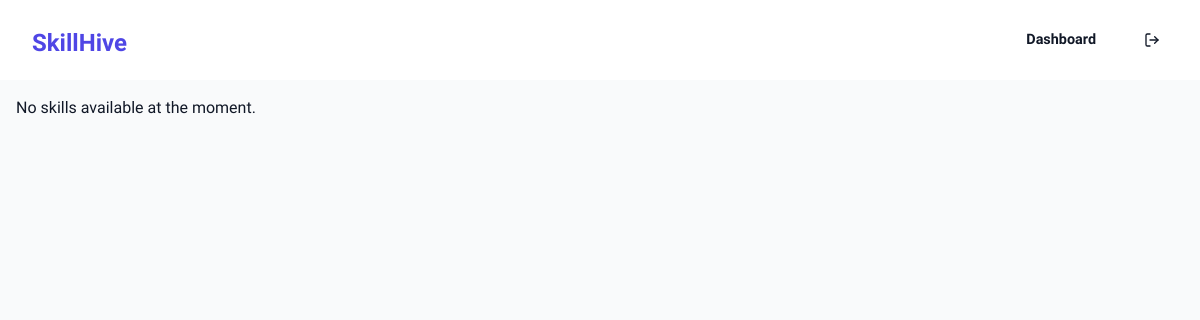
The app's page /skills/ (signed in), older data.
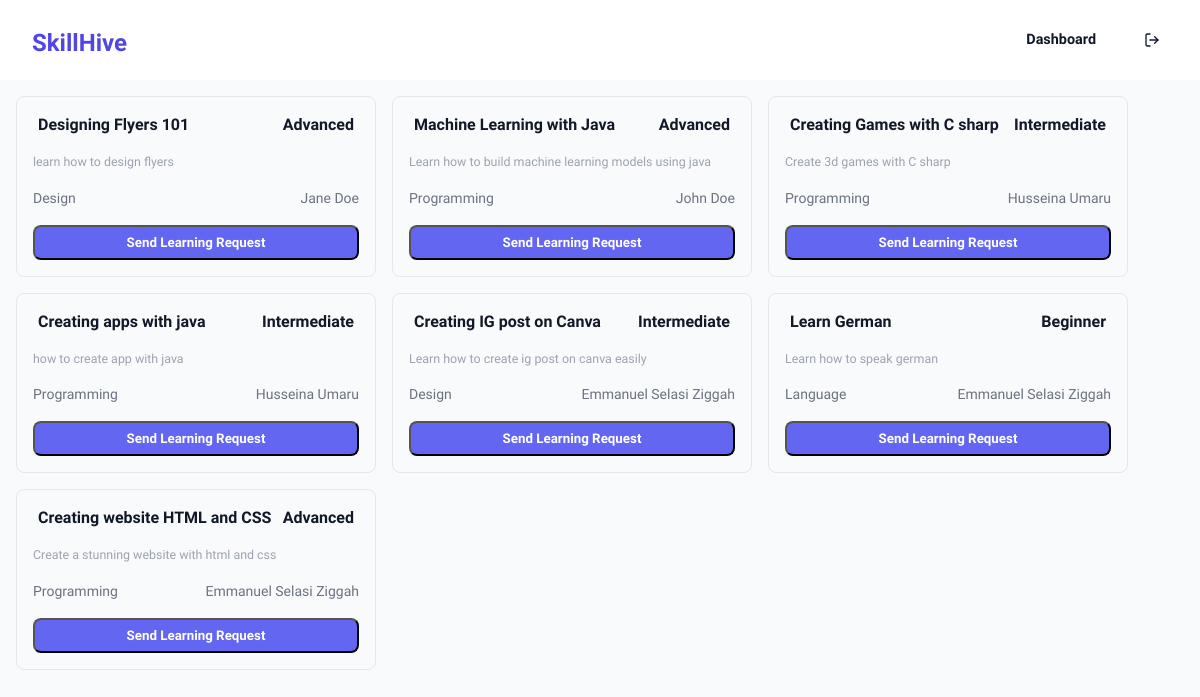
The same page, newer data.
### app/models.py (models this page shows, shortened)
class Skill(models.Model):
  user = models.ForeignKey(CustomUserModel, on_delete=models.CASCADE, related_name='skills')
  title = models.CharField(max_length=100)
  description = models.TextField(blank=True, null=True)
  category = models.CharField(max_length=50)
  level = models.CharField(max_length=30)
  type = models.CharField(max_length=30)
  created_at = models.DateTimeField(auto_now_add=True)
  updated_at = models.DateTimeField(auto_now=True)

class CustomUserModel(AbstractBaseUser, PermissionsMixin):
  full_name = models.CharField(max_length=225)
  email = models.EmailField(unique=True, verbose_name=_('Email Address'))
  bio = models.TextField(max_length=700, blank=True, null=True, verbose_name=_('Biography'))
  is_staff = models.BooleanField(default=False)
  is_active = models.BooleanField(default=True)
  is_superuser = models.BooleanField(default=False)
  is_verified = models.BooleanField(default=False)
  date_joined = models.DateTimeField(auto_now_add=True)
  last_login = models.DateTimeField(auto_now=True)
  objects = CustomUserManager()
  USERNAME_FIELD = 'email'
  REQUIRED_FIELDS = ['full_name', 'bio']

### app/views.py (the view)
# urls.py: path('skills/', views.SkillsView, name='skills'),
def SkillsView(request):
  if not request.user.is_authenticated:
    return redirect('login')
  skills = Skill.objects.all().order_by('-created_at')
  content = {
    'user': request.user,
    'skills': skills,
  }
  return render(request, 'skills.html', content)

### templates/skills.html (shortened to what this page needs)
{% load static %}
<!DOCTYPE html>
<html lang="en">
  <head>
    <link rel="stylesheet" href="{% static 'styles/dashboard.css' %}" />
    <link rel="stylesheet" href="{% static 'styles/skills.css' %}" />
  </head>
  <body>
    <header>
      <h1><a href="{% url 'dashboard' %}">SkillHive</a></h1>
      <nav>
        <ul>
          <li>
            <a href="{% url 'dashboard' %}" class="btn-dash">Dashboard</a>
          </li>
          <li>
            <a href="{% url 'logout' %}" class="btn-logout">
            </a>
          </li>
        </ul>
      </nav>
    </header>
    <main class="main-cc">
      <div class="skills-ls">
        {% for skill in skills %}
        <div class="skill-cc">
          <div class="skill-hd">
            <p>{{ skill.title }}</p>
            <p>{{ skill.level }}</p>
          </div>
          <div class="skill-dn">
            <p>{{ skill.description }}</p>
          </div>
          <div class="skill-ds">
            <p>{{ skill.category }}</p>
            <p>{{ skill.user.full_name }}</p>
          </div>
          <div class="skill-btn">
            <button class="accept">
            <a href="{% url 'send_request' skill.id %}">Send Learning Request</a>
            </button>
          </div>
        </div>
        {% empty %}
        <p>No skills available at the moment.</p>
        {% endfor %}
      </div>
    </main>
  </body>
</html>

### static/styles/dashboard.css (style rules this page uses)
:root { --primary: #4f46e5; --primary-hover: #4338ca; --primary-light: #e0e7ff; --secondary: #f9fafb; --secondary-hover: #f3f4f6; --accent: #6366f1; --accent-hover: #4f46e5; --success: #10b981; --warning: #f59e0b; --error: #ef4444; --background: #ffffff; --foreground: #111827; --muted: #6b7280; --muted-foreground: #9ca3af; --border: #e5e7eb; --input: #d1d5db; --ring: #4f46e5; --radius: 0.5rem; }
* { margin: 0; padding: 0; box-sizing: border-box; font-family: "Raleway", sans-serif; scroll-behavior: smooth; }
body { background-color: var(--secondary); color: var(--foreground); font-size: 16px; line-height: 1.5; }
a { color: var(--foreground); text-decoration: none; }
header { padding-inline: 2rem; padding-block: 1rem; text-align: center; display: flex; justify-content: space-between; align-items: center; background-color: var(--background); }
nav > ul { display: flex; justify-content: space-between; align-items: center; gap: 2rem; font-weight: 700; list-style: none; font-size: 0.9rem; width: max-content; }
li { padding: 0.5rem; border-radius: var(--radius); }
.btn-logout { display: flex; align-items: center; justify-content: center; }
svg { width: 1rem; height: 1rem; }
h1>a { color: var(--primary); font-size: 1.5rem; font-weight: 700; }

### static/styles/skills.css (style rules this page uses)
:root { --primary: #4f46e5; --primary-hover: #4338ca; --primary-light: #e0e7ff; --secondary: #f9fafb; --secondary-hover: #f3f4f6; --accent: #6366f1; --accent-hover: #4f46e5; --success: #10b981; --warning: #f59e0b; --error: #ef4444; --background: #ffffff; --foreground: #111827; --muted: #6b7280; --muted-foreground: #9ca3af; --border: #e5e7eb; --input: #d1d5db; --ring: #4f46e5; --radius: 0.5rem; }
.main-cc { padding: 1rem; }
.skills-ls { display: flex; flex-wrap: wrap; gap: 1rem; }
.skill-cc { flex-wrap: 0 1 40dvw; display: flex; flex-direction: column; justify-content: center; padding: 1rem; width: 30dvw; border-radius: var(--radius); background-color: var(--secondary); border: 1px solid var(--border); }
.skill-hd { font-size: 1rem; font-weight: bold; display: flex; justify-content: space-between; align-items: center; padding-inline: 5px; }
.skill-dn { margin: 1rem 0; font-size: 0.777rem; color: var(--muted-foreground); }
.skill-ds { font-size: 0.875rem; color: var(--muted); display: flex; justify-content: space-between; align-items: center; }
.accept { background-color: var(--accent); width: 100%; padding: 0.5rem; border-radius: var(--radius); cursor: pointer; margin-top: 1rem; }
.accept > a { color: var(--background); text-decoration: none; font-weight: 600; }

Row changes from the older to the newer data that the page shows:
added Skill: title "Designing Flyers 101", level "Advanced", description "learn how to design flyers", category "Design", user.full_name "Jane Doe"
added Skill: title "Machine Learning with Java", level "Advanced", description "Learn how to build machine learning models using java", category "Programming", user.full_name "John Doe"
added Skill: title "Creating Games with C sharp", level "Intermediate", description "Create 3d games with C sharp", category "Programming", user.full_name "Husseina Umaru"
added Skill: title "Creating apps with java", level "Intermediate", description "how to create app with java", category "Programming", user.full_name "Husseina Umaru"
added Skill: title "Creating IG post on Canva", level "Intermediate", description "Learn how to create ig post on canva easily", category "Design", user.full_name "Emmanuel Selasi Ziggah"
added Skill: title "Learn German", level "Beginner", description "Learn how to speak german", category "Language", user.full_name "Emmanuel Selasi Ziggah"
added Skill: title "Creating website HTML and CSS", level "Advanced", description "Create a stunning website with html and css", category "Programming", user.full_name "Emmanuel Selasi Ziggah"
Text that changed along with them:
text no longer shown: "No skills available at the moment."
